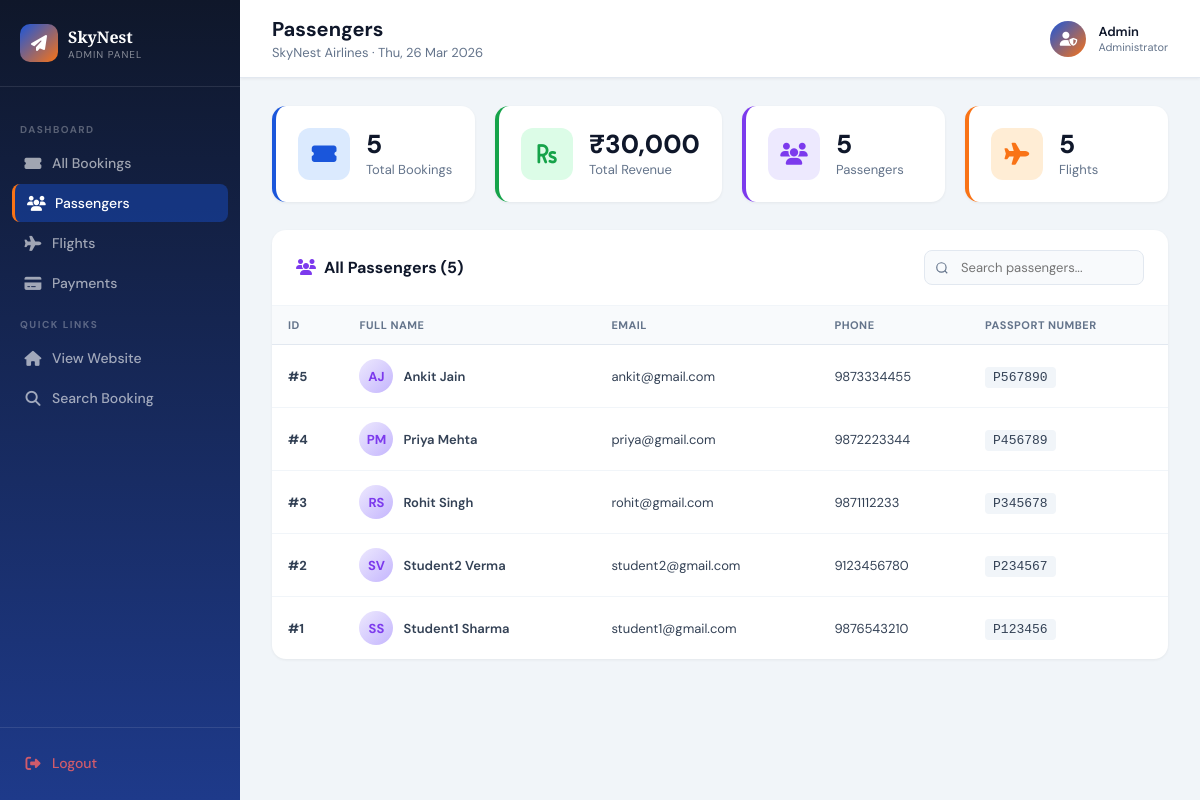
The page /admin.php?tab=passengers (signed in) on the database its author committed.
### tables this page shows
CREATE TABLE `passengers` (
  `passenger_id` int NOT NULL,
  `first_name` varchar(50) DEFAULT NULL,
  `last_name` varchar(50) DEFAULT NULL,
  `email` varchar(100) DEFAULT NULL,
  `phone` varchar(15) DEFAULT NULL,
  `passport_number` varchar(20) DEFAULT NULL
);

### admin.php (the view, shortened to what this page needs)
<?php
include 'db.php';
$logged_in = isset($_SESSION['admin']) && $_SESSION['admin'] === true;
$tab = isset($_GET['tab']) ? $_GET['tab'] : 'bookings';
$bookings = [];
$bq = "SELECT b.booking_id, b.booking_date, b.seat_number, b.booking_status,
              p.first_name, p.last_name, p.email, p.phone,
              f.departure_time, f.arrival_time, f.price,
              al.airline_name,
              a1.city AS dep_city, a2.city AS arr_city,
              t.ticket_number, t.seat_class,
              py.amount, py.payment_method
       FROM bookings b
       JOIN passengers p ON b.passenger_id = p.passenger_id
       JOIN flights f ON b.flight_id = f.flight_id
       JOIN airlines al ON f.airline_id = al.airline_id
       JOIN airports a1 ON f.departure_airport = a1.airport_id
       JOIN airports a2 ON f.arrival_airport = a2.airport_id
       LEFT JOIN tickets t ON t.booking_id = b.booking_id
       LEFT JOIN payments py ON py.booking_id = b.booking_id
       ORDER BY b.booking_id DESC";
$br = $conn->query($bq);
if ($br) while ($row = $br->fetch_assoc()) $bookings[] = $row;
$passengers = [];
$pr = $conn->query("SELECT * FROM passengers ORDER BY passenger_id DESC");
if ($pr) while ($row = $pr->fetch_assoc()) $passengers[] = $row;
$flights = [];
$fq = "SELECT f.*, al.airline_name,
              a1.city AS dep_city, a1.airport_name AS dep_airport,
              a2.city AS arr_city, a2.airport_name AS arr_airport,
              fs.departure_date, fs.gate_number, fs.status
       FROM flights f
       JOIN airlines al ON f.airline_id = al.airline_id
       JOIN airports a1 ON f.departure_airport = a1.airport_id
       JOIN airports a2 ON f.arrival_airport = a2.airport_id
       LEFT JOIN flight_schedule fs ON fs.flight_id = f.flight_id
       ORDER BY f.flight_id DESC";
$fr = $conn->query($fq);
if ($fr) while ($row = $fr->fetch_assoc()) $flights[] = $row;
$payments = [];
$pq = "SELECT py.*, b.booking_id, b.seat_number,
              p.first_name, p.last_name,
              a1.city AS dep_city, a2.city AS arr_city
       FROM payments py
       JOIN bookings b ON py.booking_id = b.booking_id
       JOIN passengers p ON b.passenger_id = p.passenger_id
       JOIN flights f ON b.flight_id = f.flight_id
       JOIN airports a1 ON f.departure_airport = a1.airport_id
       JOIN airports a2 ON f.arrival_airport = a2.airport_id
       ORDER BY py.payment_id DESC";
$pyr = $conn->query($pq);
if ($pyr) while ($row = $pyr->fetch_assoc()) $payments[] = $row;
$total_bookings  = count($bookings);
$total_revenue   = array_sum(array_column($payments, 'amount'));
$total_passengers = count($passengers);
$total_flights   = count($flights);
?>
<!DOCTYPE html>
<html lang="en">
<head>
    <link rel="stylesheet" href="style.css">
    <link rel="stylesheet" href="https://cdnjs.cloudflare.com/ajax/libs/font-awesome/6.5.0/css/all.min.css">
</head>
<body>
<?php if (!$logged_in): ?>
<div class="login-wrap">
    <div class="login-card">
        <div class="logo-icon"><i class="fas fa-paper-plane"></i></div>
        <h2>Admin Panel</h2>
        <p>SkyNest Airlines — Staff Access Only</p>
        <?php if (isset($login_error)): ?>
        <div style="background:#fee2e2;color:#dc2626;padding:10px;border-radius:8px;font-size:13px;margin-bottom:14px;">
            <i class="fas fa-exclamation-circle"></i> <?= $login_error ?>
        </div>
        <?php endif; ?>
        <form method="POST">
            <input type="password" name="password" class="login-input" placeholder="Enter admin password" required autofocus>
            <button type="submit" name="admin_login" class="login-btn">
                <i class="fas fa-lock"></i> Login to Admin Panel
            </button>
        </form>
        <div style="margin-top:16px;font-size:12px;color:#94a3b8;">Default password: <strong>admin123</strong></div>
        <a href="index.php" style="display:block;margin-top:12px;font-size:13px;color:#1a56db;text-decoration:none;">← Back to Website</a>
    </div>
</div>
<?php else: ?>
<div class="admin-wrapper">
    <aside class="admin-sidebar">
        <div class="sidebar-logo">
            <div class="sidebar-logo-icon"><i class="fas fa-paper-plane"></i></div>
            <div>
                <div class="sidebar-logo-text">SkyNest</div>
                <div class="sidebar-logo-sub">Admin Panel</div>
            </div>
        </div>
        <nav class="sidebar-nav">
            <div class="sidebar-label">Dashboard</div>
            <a href="admin.php?tab=bookings" class="sidebar-link <?= $tab=='bookings' ? 'active' : '' ?>">
                <i class="fas fa-ticket-alt"></i> All Bookings
            </a>
            <a href="admin.php?tab=passengers" class="sidebar-link <?= $tab=='passengers' ? 'active' : '' ?>">
                <i class="fas fa-users"></i> Passengers
            </a>
            <a href="admin.php?tab=flights" class="sidebar-link <?= $tab=='flights' ? 'active' : '' ?>">
                <i class="fas fa-plane"></i> Flights
            </a>
            <a href="admin.php?tab=payments" class="sidebar-link <?= $tab=='payments' ? 'active' : '' ?>">
                <i class="fas fa-credit-card"></i> Payments
            </a>
            <div class="sidebar-label">Quick Links</div>
            <a href="index.php" class="sidebar-link" target="_blank">
                <i class="fas fa-home"></i> View Website
            </a>
            <a href="my_booking.php" class="sidebar-link" target="_blank">
                <i class="fas fa-search"></i> Search Booking
            </a>
        </nav>
        <div class="sidebar-footer">
            <a href="admin.php?logout=1" class="sidebar-link" style="color:rgba(255,100,100,0.8);">
                <i class="fas fa-sign-out-alt"></i> Logout
            </a>
        </div>
    </aside>
    <main class="admin-main">
        <div class="admin-topbar">
            <div>
                <h1>
                    <?php
                    $titles = ['bookings'=>'All Bookings','passengers'=>'Passengers','flights'=>'Flights','payments'=>'Payments'];
                    echo $titles[$tab] ?? 'Dashboard';
                    ?>
                </h1>
                <p>SkyNest Airlines · <?= date('D, d M Y') ?></p>
            </div>
            <div style="display:flex;align-items:center;gap:12px;">
                <div style="width:36px;height:36px;background:linear-gradient(135deg,#1a56db,#f97316);border-radius:50%;display:flex;align-items:center;justify-content:center;color:white;font-size:14px;">
                    <i class="fas fa-user-shield"></i>
                </div>
                <div>
                    <div style="font-size:13px;font-weight:600;color:#0f172a;">Admin</div>
                    <div style="font-size:11px;color:#64748b;">Administrator</div>
                </div>
            </div>
        </div>
        <div class="admin-content">
            <div class="stats-grid">
                <div class="stat-card" style="--color:#1a56db;--bg:#dbeafe;">
                    <div class="stat-icon"><i class="fas fa-ticket-alt"></i></div>
                    <div>
                        <div class="stat-number"><?= $total_bookings ?></div>
                        <div class="stat-label">Total Bookings</div>
                    </div>
                </div>
                <div class="stat-card" style="--color:#16a34a;--bg:#dcfce7;">
                    <div class="stat-icon"><i class="fas fa-rupee-sign"></i></div>
                    <div>
                        <div class="stat-number">₹<?= number_format($total_revenue) ?></div>
                        <div class="stat-label">Total Revenue</div>
                    </div>
                </div>
                <div class="stat-card" style="--color:#7c3aed;--bg:#ede9fe;">
                    <div class="stat-icon"><i class="fas fa-users"></i></div>
                    <div>
                        <div class="stat-number"><?= $total_passengers ?></div>
                        <div class="stat-label">Passengers</div>
                    </div>
                </div>
                <div class="stat-card" style="--color:#f97316;--bg:#ffedd5;">
                    <div class="stat-icon"><i class="fas fa-plane"></i></div>
                    <div>
                        <div class="stat-number"><?= $total_flights ?></div>
                        <div class="stat-label">Flights</div>
                    </div>
                </div>
            </div>
            <?php if ($tab === 'bookings'): ?>
            <div class="data-card">
                <div class="data-card-header">
                    <h2><i class="fas fa-ticket-alt" style="color:#1a56db;margin-right:8px;"></i>All Bookings (<?= count($bookings) ?>)</h2>
                    <input type="text" class="search-input" placeholder="Search bookings..." oninput="filterTable(this,'bookings-table')">
                </div>
                <div style="overflow-x:auto;">
                <table class="admin-table" id="bookings-table">
                    <thead>
                        <tr>
                            <th>Booking ID</th>
                            <th>Passenger</th>
                            <th>Route</th>
                            <th>Airline</th>
                            <th>Departure</th>
                            <th>Ticket No.</th>
                            <th>Seat</th>
                            <th>Amount</th>
                            <th>Payment</th>
                            <th>Status</th>
                            <th style="text-align:center;">Action</th>
                        </tr>
                    </thead>
                    <tbody>
                        <?php foreach ($bookings as $b): ?>
                        <tr>
                            <td><strong>#<?= $b['booking_id'] ?></strong></td>
                            <td>
                                <div style="font-weight:600;"><?= htmlspecialchars($b['first_name'].' '.$b['last_name']) ?></div>
                                <div style="font-size:11px;color:#64748b;"><?= htmlspecialchars($b['email']) ?></div>
                            </td>
                            <td>
                                <div style="font-weight:600;"><?= htmlspecialchars($b['dep_city']) ?> → <?= htmlspecialchars($b['arr_city']) ?></div>
                            </td>
                            <td><?= htmlspecialchars($b['airline_name']) ?></td>
                            <td><?= date('d M Y', strtotime($b['departure_time'])) ?><br><span style="font-size:11px;color:#64748b;"><?= date('H:i', strtotime($b['departure_time'])) ?></span></td>
                            <td><span style="font-family:monospace;font-size:12px;background:#f1f5f9;padding:3px 8px;border-radius:4px;"><?= htmlspecialchars($b['ticket_number'] ?? '—') ?></span></td>
                            <td><?= htmlspecialchars($b['seat_number'] ?? '—') ?> <span style="font-size:11px;color:#64748b;"><?= htmlspecialchars($b['seat_class'] ?? '') ?></span></td>
                            <td><strong>₹<?= number_format($b['amount'] ?? 0) ?></strong></td>
                            <td><?= htmlspecialchars($b['payment_method'] ?? '—') ?></td>
                            <td>
                                <?php
                                $s = $b['booking_status'];
                                $cls = $s=='Confirmed' ? 'badge-green' : ($s=='Cancelled' ? 'badge-red' : 'badge-orange');
                                ?>
                                <span class="badge <?= $cls ?>"><?= htmlspecialchars($s) ?></span>
                            </td>
                            <td style="text-align:center;">
                                <button
                                    onclick="confirmDelete(<?= $b['booking_id'] ?>, '<?= htmlspecialchars($b['first_name'].' '.$b['last_name']) ?>')"
                                    style="background:#fee2e2;color:#dc2626;border:1px solid #fca5a5;padding:6px 14px;border-radius:6px;font-family:inherit;font-size:12px;font-weight:700;cursor:pointer;transition:all 0.2s;"
                                    onmouseover="this.style.background='#dc2626';this.style.color='white';"
                                    onmouseout="this.style.background='#fee2e2';this.style.color='#dc2626';">
                                    <i class="fas fa-trash-alt"></i> Delete
                                </button>
                            </td>
                        </tr>
                        <?php endforeach; ?>
                        <?php if (empty($bookings)): ?>
                        <tr><td colspan="11" style="text-align:center;padding:40px;color:#64748b;">No bookings found</td></tr>
                        <?php endif; ?>
                    </tbody>
                </table>
                </div>
            </div>
            <?php elseif ($tab === 'passengers'): ?>
            <div class="data-card">
                <div class="data-card-header">
                    <h2><i class="fas fa-users" style="color:#7c3aed;margin-right:8px;"></i>All Passengers (<?= count($passengers) ?>)</h2>
                    <input type="text" class="search-input" placeholder="Search passengers..." oninput="filterTable(this,'passengers-table')">
                </div>
                <div style="overflow-x:auto;">
                <table class="admin-table" id="passengers-table">
                    <thead>
                        <tr>
                            <th>ID</th>
                            <th>Full Name</th>
                            <th>Email</th>
                            <th>Phone</th>
                            <th>Passport Number</th>
                        </tr>
                    </thead>
                    <tbody>
                        <?php foreach ($passengers as $p): ?>
                        <tr>
                            <td><strong>#<?= $p['passenger_id'] ?></strong></td>
                            <td>
                                <div style="display:flex;align-items:center;gap:10px;">
                                    <div style="width:34px;height:34px;background:linear-gradient(135deg,#ede9fe,#c4b5fd);border-radius:50%;display:flex;align-items:center;justify-content:center;font-size:13px;font-weight:700;color:#7c3aed;flex-shrink:0;">
                                        <?= strtoupper(substr($p['first_name'],0,1).substr($p['last_name'],0,1)) ?>
                                    </div>
                                    <span style="font-weight:600;"><?= htmlspecialchars($p['first_name'].' '.$p['last_name']) ?></span>
                                </div>
                            </td>
                            <td><?= htmlspecialchars($p['email']) ?></td>
                            <td><?= htmlspecialchars($p['phone']) ?></td>
                            <td><span style="font-family:monospace;background:#f1f5f9;padding:3px 8px;border-radius:4px;"><?= htmlspecialchars($p['passport_number']) ?></span></td>
                        </tr>
                        <?php endforeach; ?>
                    </tbody>
                </table>
                </div>
            </div>
            <?php endif; ?>
        </div>
    </main>
</div>
<?php endif; ?>
</body>
</html>

### style.css (style rules this page uses)
:root { --primary: #1a56db; --primary-dark: #1e3a8a; --primary-light: #dbeafe; --accent: #f97316; --accent-dark: #ea580c; --success: #16a34a; --danger: #dc2626; --dark: #0f172a; --gray-900: #1e293b; --gray-700: #334155; --gray-500: #64748b; --gray-300: #cbd5e1; --gray-100: #f1f5f9; --white: #ffffff; --shadow-sm: 0 1px 3px rgba(0,0,0,0.08); --shadow-md: 0 4px 16px rgba(0,0,0,0.10); --shadow-lg: 0 8px 32px rgba(0,0,0,0.13); --shadow-xl: 0 20px 60px rgba(0,0,0,0.18); --radius-sm: 8px; --radius-md: 14px; --radius-lg: 22px; --radius-xl: 32px; --font-display: 'Playfair Display', serif; --font-body: 'DM Sans', sans-serif; }
*, *::before, *::after { box-sizing: border-box; margin: 0; padding: 0; }
html { scroll-behavior: smooth; }
body { font-family: var(--font-body); background: var(--gray-100); color: var(--dark); min-height: 100vh; }

### rows shown on the page
passengers: passenger_id "5", first_name+last_name "AJ", first_name+last_name "Ankit Jain", email "ankit@gmail.com", phone "9873334455", passport_number "P567890"
passengers: passenger_id "4", first_name+last_name "PM", first_name+last_name "Priya Mehta", email "priya@gmail.com", phone "9872223344", passport_number "P456789"
passengers: passenger_id "3", first_name+last_name "RS", first_name+last_name "Rohit Singh", email "rohit@gmail.com", phone "9871112233", passport_number "P345678"
passengers: passenger_id "2", first_name+last_name "SV", first_name+last_name "Student2 Verma", email "student2@gmail.com", phone "9123456780", passport_number "P234567"
passengers: passenger_id "1", first_name+last_name "SS", first_name+last_name "Student1 Sharma", email "student1@gmail.com", phone "9876543210", passport_number "P123456"

### other values the page prints
$titles[$tab] "Passengers"
$total_bookings "5"
$total_revenue "30,000"
$total_passengers "5"
$total_flights "5"
count($passengers) "5"
